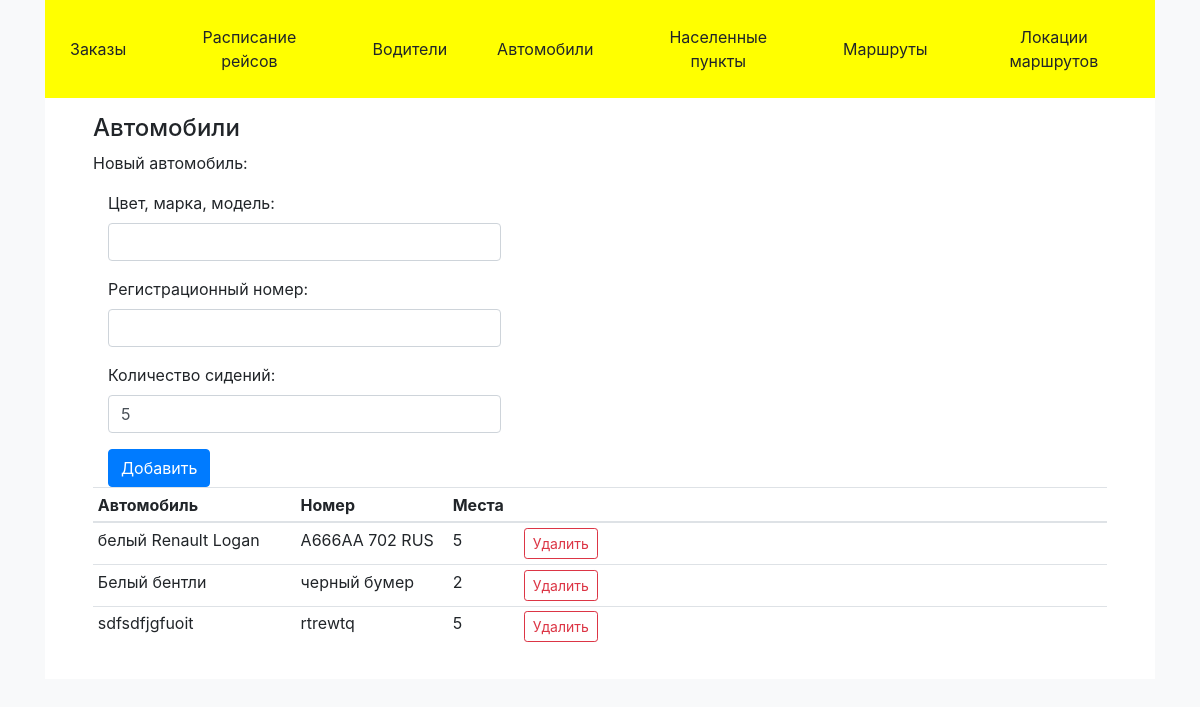
The app's page /cars, older data.
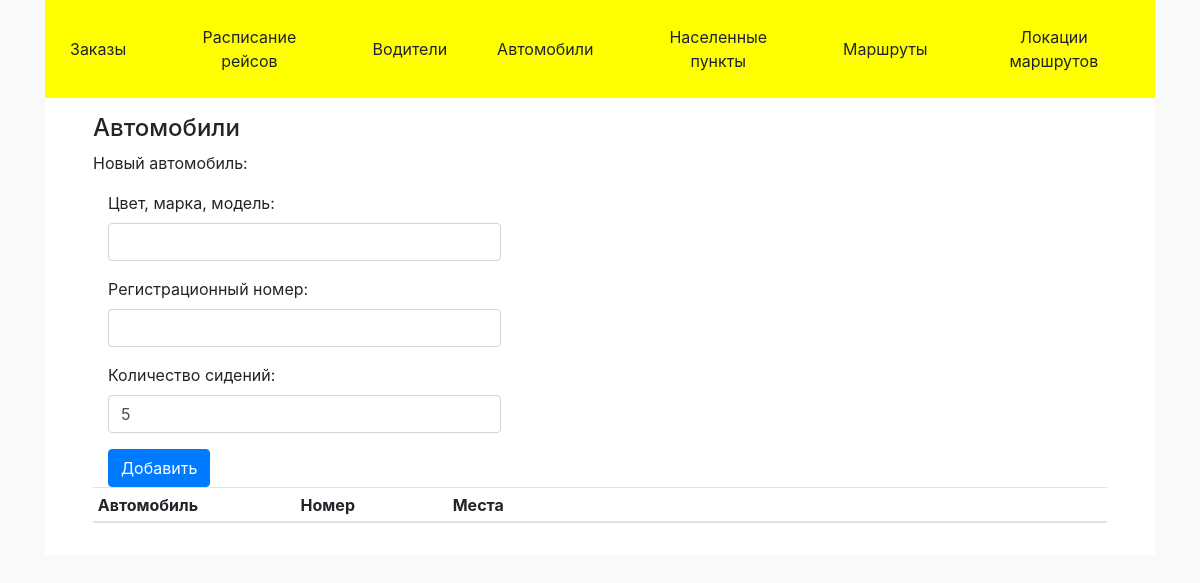
The same page, newer data.
### main/models.py (models this page shows, shortened)
class Car(models.Model):
    model = models.CharField(max_length=50, blank=False)
    plate = models.CharField(max_length=15, blank=False)
    sits = models.PositiveIntegerField(default=5, validators=[
        MinValueValidator(5),
        MaxValueValidator(9)])
    class Meta:
        verbose_name_plural = 'Автомобили'

### main/views/cars.py (the view)
# urls.py: path('cars', views.cars.cars),
def cars(request):
    cars = Car.objects.all().order_by('-model')
    form = CarForm()
    dic = {
        'form': form,
        'cars': cars,
        'title': 'Автомобили',
    }
    return render(request, 'main/cars.html', dic)

### main/forms.py
class CarForm(forms.Form):
    model = forms.CharField(
        label="Цвет, марка, модель",
        max_length=50,
        widget=forms.TextInput(attrs={
            "class": "form-control",
        }),
    )
    plate = forms.CharField(
        label='Регистрационный номер',
        max_length=15,
        widget=forms.TextInput(attrs={
            "class": "form-control",
        }),
    )
    sits = forms.IntegerField(
        label='Количество сидений',
        initial=5,
        max_value=9,
        min_value=2,
        widget=forms.NumberInput(attrs={
            "class": "form-control",
        }),
    )
    required_css_class = rcc
    class Meta:
        model = Car
        exclude = []

### main/templates/main/cars.html (shortened to what this page needs)
{% extends 'main/base.html' %}
{% block content %}
<div>
    <div>Новый автомобиль:</div>
    <form method="post" action="car/add" class="col-md-5">
        {{ form }}
            <div class="">
                <input type="submit"  value='Добавить'
                       class="btn btn-primary mt-3 justify-content-end"/>
            </div>
    </form>
    <table class="table table-sm table-hover" width="50%">
        <thead>
        <tr>
            <th class="" width="20%">
                Автомобиль
            </th>
            <th class="" width="15%">
                Номер
            </th>
            <th class="" width="7%">
                Места
            </th>
            <th class="">
            </th>
        </tr>
        </thead>
        <tbody>
            {% for car in cars %}
                <tr>
                    <td>{{ car.model }}</td>
                    <td>{{ car.plate }}</td>
                    <td>{{ car.sits }}</td>
                    <td>
                        <form method="post" action="car/delete/{{car.id}}" class="">
                            <input type="submit"  value='Удалить'
                                   class="btn btn-sm btn-outline-danger justify-content-end"/>
                        </form>
                    </td>
                </tr>
            {% endfor %}
        </tbody>
    </table>
</div>
{% endblock %}

Row changes from the older to the newer data that the page shows:
removed Car: model "белый Renault Logan", plate "A666AA 702 RUS", sits "5"
removed Car: model "Белый бентли", plate "черный бумер", sits "2"
removed Car: model "sdfsdfjgfuoit", plate "rtrewtq", sits "5"
